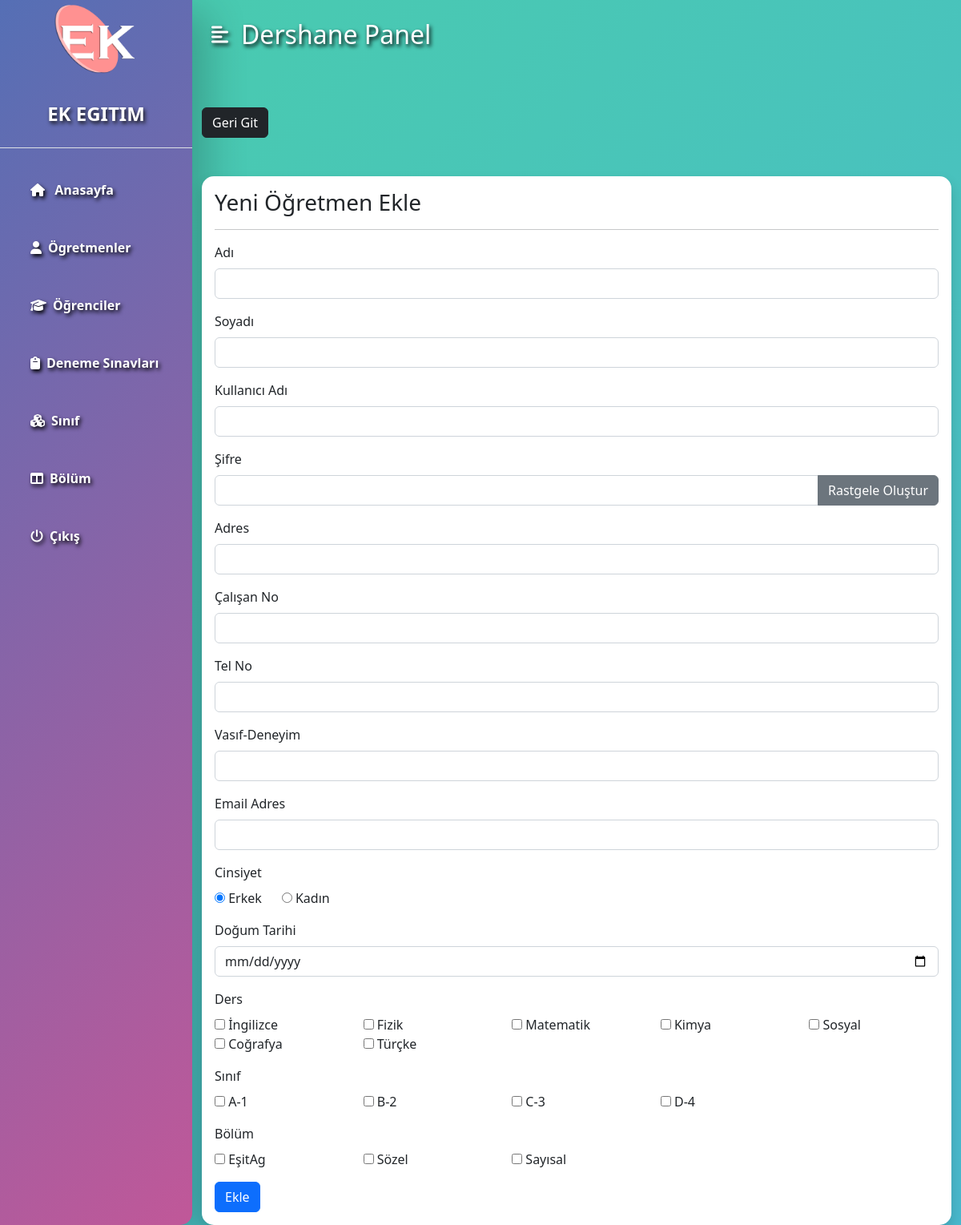
/admin/teacher-add.php (signed in), run on the app's committed database.
### tables this page shows
CREATE TABLE `subjects` (
  `subject_id` int(11) NOT NULL,
  `subject` varchar(31) NOT NULL,
  `subject_code` varchar(31) NOT NULL
);

CREATE TABLE `grades` (
  `grade_id` int(11) NOT NULL,
  `grade` varchar(31) NOT NULL,
  `grade_code` varchar(7) NOT NULL
);

CREATE TABLE `section` (
  `section_id` int(11) NOT NULL,
  `section` varchar(7) NOT NULL
);

### admin/data/subject.php (called while the page is built, shortened)
<?php
function getAllSubjects($conn){
   $sql = "SELECT * FROM subjects";
   $stmt = $conn->prepare($sql);
   $stmt->execute();
   if ($stmt->rowCount() >= 1) {
     $subjects = $stmt->fetchAll();
     return $subjects;
   }else {
   	return 0;
   }
}
 ?>

### admin/data/grade.php (called while the page is built, shortened)
<?php
function getAllGrades($conn){
   $sql = "SELECT * FROM grades";
   $stmt = $conn->prepare($sql);
   $stmt->execute();
   if ($stmt->rowCount() >= 1) {
     $grades = $stmt->fetchAll();
     return $grades;
   }else {
    return 0;
   }
}

### admin/data/section.php (called while the page is built, shortened)
<?php
function getAllSections($conn){
   $sql = "SELECT * FROM section";
   $stmt = $conn->prepare($sql);
   $stmt->execute();
   if ($stmt->rowCount() >= 1) {
     $sections = $stmt->fetchAll();
     return $sections;
   }else {
    return 0;
   }
}

### admin/teacher-add.php (the view, shortened to what this page needs)
<?php
if (isset($_SESSION['admin_id']) &&
    isset($_SESSION['role'])) {
    if ($_SESSION['role'] == 'Admin') {
       include "../DB_connection.php";
       include "data/subject.php";
       include "data/grade.php";
       include "data/section.php";
       $subjects = getAllSubjects($conn);
       $grades   = getAllGrades($conn);
       $sections = getAllSections($conn);
       $fname = '';
       $lname = '';
       $uname = '';
       $address = '';
       $en = '';
       $pn = '';
       $qf = '';
       $email = '';
 ?>
<!DOCTYPE html>
<html lang="en">
<head>
	<link rel="stylesheet" href="https://cdn.jsdelivr.net/npm/bootstrap@5.2.0/dist/css/bootstrap.min.css">
	<link rel="stylesheet" href="../css/style.css">
  <link rel="stylesheet" href="https://cdnjs.cloudflare.com/ajax/libs/font-awesome/4.7.0/css/font-awesome.min.css">
</head>
<body>
<div class="d-flex" id="wrapper">
<?php include "inc/sidebar.php";?>
    <div id="page-content-wrapper">
      <?php include "inc/sidebar-button.php";?>
     <div class="container mt-5">
        <a href="teacher.php"
           class="btn btn-dark">Geri Git</a>
        <form method="post"
              class="table-responsive shadow p-3 mt-5 form-w"
              action="req/teacher-add.php">
        <h3>Yeni Öğretmen Ekle</h3><hr>
        <div class="mb-3">
          <label class="form-label">Adı</label>
          <input type="text"
                 class="form-control"
                 value="<?=$fname?>"
                 name="fname">
        </div>
        <div class="mb-3">
          <label class="form-label">Soyadı</label>
          <input type="text"
                 class="form-control"
                 value="<?=$lname?>"
                 name="lname">
        </div>
        <div class="mb-3">
          <label class="form-label">Kullanıcı Adı</label>
          <input type="text"
                 class="form-control"
                 value="<?=$uname?>"
                 name="username">
        </div>
        <div class="mb-3">
          <label class="form-label">Şifre</label>
          <div class="input-group mb-3">
              <input type="text"
                     class="form-control"
                     name="pass"
                     id="passInput">
              <button class="btn btn-secondary"
                      id="gBtn">
                      Rastgele Oluştur</button>
          </div>
        </div>
        <div class="mb-3">
          <label class="form-label">Adres</label>
          <input type="text"
                 class="form-control"
                 value="<?=$address?>"
                 name="address">
        </div>
        <div class="mb-3">
          <label class="form-label">Çalışan No</label>
          <input type="text"
                 class="form-control"
                 value="<?=$en?>"
                 name="employee_number">
        </div>
        <div class="mb-3">
          <label class="form-label">Tel No</label>
          <input type="text"
                 class="form-control"
                 value="<?=$pn?>"
                 name="phone_number">
        </div>
        <div class="mb-3">
          <label class="form-label">Vasıf-Deneyim</label>
          <input type="text"
                 class="form-control"
                 value="<?=$qf?>"
                 name="qualification">
        </div>
        <div class="mb-3">
          <label class="form-label">Email Adres</label>
          <input type="text"
                 class="form-control"
                 value="<?=$email?>"
                 name="email_address">
        </div>
        <div class="mb-3">
          <label class="form-label">Cinsiyet</label><br>
          <input type="radio"
                 value="Male"
                 checked
                 name="gender"> Erkek
                 &nbsp;&nbsp;&nbsp;&nbsp;
          <input type="radio"
                 value="Female"
                 name="gender"> Kadın
        </div>
        <div class="mb-3">
          <label class="form-label">Doğum Tarihi</label>
          <input type="date"
                 class="form-control"
                 value=""
                 name="date_of_birth">
        </div>
        <div class="mb-3">
          <label class="form-label">Ders</label>
          <div class="row row-cols-5">
            <?php foreach ($subjects as $subject): ?>
            <div class="col">
              <input type="checkbox"
                     name="subjects[]"
                     value="<?=$subject['subject_id']?>">
                     <?=$subject['subject']?>
            </div>
            <?php endforeach ?>
          </div>
        </div>
        <div class="mb-3">
          <label class="form-label">Sınıf</label>
          <div class="row row-cols-5">
            <?php foreach ($grades as $grade): ?>
            <div class="col">
              <input type="checkbox"
                     name="grades[]"
                     value="<?=$grade['grade_id']?>">
                     <?=$grade['grade_code']?>-<?=$grade['grade']?>
            </div>
            <?php endforeach ?>
          </div>
        </div>
        <div class="mb-3">
          <label class="form-label">Bölüm</label>
          <div class="row row-cols-5">
            <?php foreach ($sections as $section): ?>
            <div class="col">
              <input type="checkbox"
                     name="section[]"
                     value="<?=$section['section_id']?>">
                     <?=$section['section']?>
            </div>
            <?php endforeach ?>
          </div>
        </div>
      <button type="submit" class="btn btn-primary">Ekle</button>
     </form>
     </div>
     </div>
     </div>
</body>
</html>
<?php
  }else {
    header("Location: ../login.php");
    exit;
  }
}else {
	header("Location: ../login.php");
	exit;
}
?>

### css/style.css (style rules this page uses)
:root { --main-bg-color: #00ADB5; --main-text-color: #ffffff; --second-text-color: #47B5FF; --second-bg-color: #ffffff; }
#wrapper { overflow-x: hidden; background: linear-gradient(-45deg, #ee8667, #e96295, #49b2d8, #49ccad); background-size: 400% 400%; animation: gradient 15s ease infinite; height: 100vh; }
#page-content-wrapper { min-width: 100vw; }
@media (min-width: 768px) { #page-content-wrapper { min-width: 0; width: 100%; } }
.table-responsive { background-color: white; border-radius: 15px; padding-inline: 20px; margin-top: 10px; }
.table-responsive { --moz-border-radius: 5px !important; border-collapse: collapse !important; border: none !important; }

### data on the page
subjects: subject "İngilizce"
subjects: subject "Fizik"
subjects: subject "Matematik"
subjects: subject "Kimya"
subjects: subject "Sosyal"
subjects: subject "Coğrafya"
subjects: subject "Türçke"
grades: grade_code "A", grade "1"
grades: grade_code "B", grade "2"
grades: grade_code "C", grade "3"
grades: grade_code "D", grade "4"
section: section "EşitAg"
section: section "Sözel"
section: section "Sayısal"
